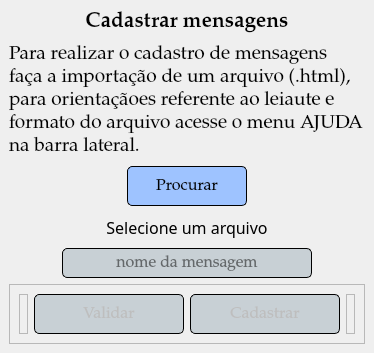
                      <widget class="QWidget" name="scrollAreaWidgetContents_7">
                       <property name="geometry">
                        <rect>
                         <x>0</x>
                         <y>0</y>
                         <width>374</width>
                         <height>353</height>
                        </rect>
                       </property>
                       <layout class="QVBoxLayout" name="verticalLayout_24">
                        <property name="spacing">
                         <number>6</number>
                        </property>
                        <property name="leftMargin">
                         <number>9</number>
                        </property>
                        <property name="topMargin">
                         <number>9</number>
                        </property>
                        <property name="rightMargin">
                         <number>9</number>
                        </property>
                        <property name="bottomMargin">
                         <number>9</number>
                        </property>
                        <item>
                         <widget class="QLabel" name="label_5">
                          <property name="maximumSize">
                           <size>
                            <width>16777215</width>
                            <height>50</height>
                           </size>
                          </property>
                          <property name="font">
                           <font>
                            <family>Palatino Linotype</family>
                            <weight>75</weight>
                            <bold>true</bold>
                           </font>
                          </property>
                          <property name="text">
                           <string>&lt;html&gt;&lt;head/&gt;&lt;body&gt;&lt;p&gt;&lt;span style=&quot; font-size:16pt;&quot;&gt;Cadastrar mensagens&lt;/span&gt;&lt;/p&gt;&lt;/body&gt;&lt;/html&gt;</string>
                          </property>
                          <property name="alignment">
                           <set>Qt::AlignCenter</set>
                          </property>
                         </widget>
                        </item>
                        <item>
                         <widget class="QLabel" name="label_6">
                          <property name="maximumSize">
                           <size>
                            <width>16777215</width>
                            <height>140</height>
                           </size>
                          </property>
                          <property name="font">
                           <font>
                            <family>Palatino Linotype</family>
                           </font>
                          </property>
                          <property name="text">
                           <string>&lt;html&gt;&lt;head/&gt;&lt;body&gt;&lt;p&gt;&lt;span style=&quot; font-size:14pt;&quot;&gt;Para realizar o cadastro de mensagens faça a importação de um arquivo (.html), para orientaçãoes referente ao leiaute e formato do arquivo acesse o menu AJUDA na barra lateral.&lt;/span&gt;&lt;/p&gt;&lt;/body&gt;&lt;/html&gt;</string>
                          </property>
                          <property name="alignment">
                           <set>Qt::AlignLeading|Qt::AlignLeft|Qt::AlignTop</set>
                          </property>
                          <property name="wordWrap">
                           <bool>true</bool>
                          </property>
                         </widget>
                        </item>
                        <item alignment="Qt::AlignHCenter">
                         <widget class="QPushButton" name="button_search_message">
                          <property name="sizePolicy">
                           <sizepolicy hsizetype="Fixed" vsizetype="Fixed">
                            <horstretch>0</horstretch>
                            <verstretch>0</verstretch>
                           </sizepolicy>
                          </property>
                          <property name="minimumSize">
                           <size>
                            <width>120</width>
                            <height>40</height>
                           </size>
                          </property>
                          <property name="font">
                           <font>
                            <family>Palatino Linotype</family>
                            <pointsize>12</pointsize>
                           </font>
                          </property>
                          <property name="cursor">
                           <cursorShape>PointingHandCursor</cursorShape>
                          </property>
                          <property name="styleSheet">
                           <string notr="true">QPushButton{
background-color: rgb(158, 195, 255);
border: 1px solid;
border-radius:5px
}

QPushButton:hover
{
background-color: rgb(212, 220, 226);
color: rgb(0, 0, 0);
}
</string>
                          </property>
                          <property name="text">
                           <string>Procurar</string>
                          </property>
                         </widget>
                        </item>
                        <item>
                         <widget class="QLabel" name="label_file_path_message">
                          <property name="maximumSize">
                           <size>
                            <width>16777215</width>
                            <height>60</height>
                           </size>
                          </property>
                          <property name="font">
                           <font>
                            <family>Rockwell</family>
                            <pointsize>12</pointsize>
                           </font>
                          </property>
                          <property name="text">
                           <string>Selecione um arquivo</string>
                          </property>
                          <property name="alignment">
                           <set>Qt::AlignCenter</set>
                          </property>
                          <property name="wordWrap">
                           <bool>true</bool>
                          </property>
                         </widget>
                        </item>
                        <item alignment="Qt::AlignHCenter">
                         <widget class="QLineEdit" name="lineEdit_message_name">
                          <property name="enabled">
                           <bool>false</bool>
                          </property>
                          <property name="minimumSize">
                           <size>
                            <width>250</width>
                            <height>30</height>
                           </size>
                          </property>
                          <property name="maximumSize">
                           <size>
                            <width>250</width>
                            <height>30</height>
                           </size>
                          </property>
                          <property name="font">
                           <font>
                            <family>Palatino Linotype</family>
                            <pointsize>12</pointsize>
                            <italic>false</italic>
                           </font>
                          </property>
                          <property name="styleSheet">
                           <string notr="true">QLineEdit
{
background-color: rgb(200, 208, 213);
border: 1px solid;
border-radius:5px
}


QLineEdit:hover
{
background-color: rgb(236, 244, 248);
}</string>
                          </property>
                          <property name="frame">
                           <bool>false</bool>
                          </property>
                          <property name="alignment">
                           <set>Qt::AlignCenter</set>
                          </property>
                          <property name="placeholderText">
                           <string>nome da mensagem</string>
                          </property>
                         </widget>
                        </item>
                        <item>
                         <widget class="QFrame" name="frame_botoes_message">
                          <property name="maximumSize">
                           <size>
                            <width>16777215</width>
                            <height>70</height>
                           </size>
                          </property>
                          <property name="styleSheet">
                           <string notr="true"/>
                          </property>
                          <property name="frameShape">
                           <enum>QFrame::StyledPanel</enum>
                          </property>
                          <property name="frameShadow">
                           <enum>QFrame::Raised</enum>
                          </property>
                          <layout class="QHBoxLayout" name="horizontalLayout_17">
                           <item>
                            <widget class="QFrame" name="spacer_frame_7">
                             <property name="frameShape">
                              <enum>QFrame::StyledPanel</enum>
                             </property>
                             <property name="frameShadow">
                              <enum>QFrame::Raised</enum>
                             </property>
                            </widget>
                           </item>
                           <item>
                            <widget class="QPushButton" name="button_validar_message">
                             <property name="enabled">
                              <bool>false</bool>
                             </property>
                             <property name="sizePolicy">
                              <sizepolicy hsizetype="Fixed" vsizetype="Fixed">
                               <horstretch>0</horstretch>
                               <verstretch>0</verstretch>
                              </sizepolicy>
                             </property>
                             <property name="minimumSize">
                              <size>
                               <width>150</width>
                               <height>40</height>
                              </size>
                             </property>
                             <property name="font">
                              <font>
                               <family>Palatino Linotype</family>
                               <pointsize>12</pointsize>
                              </font>
                             </property>
                             <property name="cursor">
                              <cursorShape>PointingHandCursor</cursorShape>
                             </property>
                             <property name="styleSheet">
                              <string notr="true">QPushButton{
background-color: rgb(200, 208, 213);
border: 1px solid;
border-radius:5px
}
</string>
                             </property>
                             <property name="text">
                              <string>Validar</string>
                             </property>
                            </widget>
                           </item>
                           <item>
                            <widget class="QPushButton" name="button_cadastrar_message">
                             <property name="enabled">
                              <bool>false</bool>
                             </property>
                             <property name="sizePolicy">
                              <sizepolicy hsizetype="Fixed" vsizetype="Fixed">
                               <horstretch>0</horstretch>
                               <verstretch>0</verstretch>
                              </sizepolicy>
                             </property>
                             <property name="minimumSize">
                              <size>
                               <width>150</width>
                               <height>40</height>
                              </size>
                             </property>
                             <property name="font">
                              <font>
                               <family>Palatino Linotype</family>
                               <pointsize>12</pointsize>
                              </font>
                             </property>
                             <property name="cursor">
                              <cursorShape>PointingHandCursor</cursorShape>
                             </property>
                             <property name="styleSheet">
                              <string notr="true">QPushButton{
background-color: rgb(200, 208, 213);
border: 1px solid;
border-radius:5px
}
</string>
                             </property>
                             <property name="text">
                              <string>Cadastrar</string>
                             </property>
                            </widget>
                           </item>
                           <item>
                            <widget class="QFrame" name="spacer_frame_8">
                             <property name="frameShape">
                              <enum>QFrame::StyledPanel</enum>
                             </property>
                             <property name="frameShadow">
                              <enum>QFrame::Raised</enum>
                             </property>
                            </widget>
                           </item>
                          </layout>
                         </widget>
                        </item>
                       </layout>
                      </widget>
